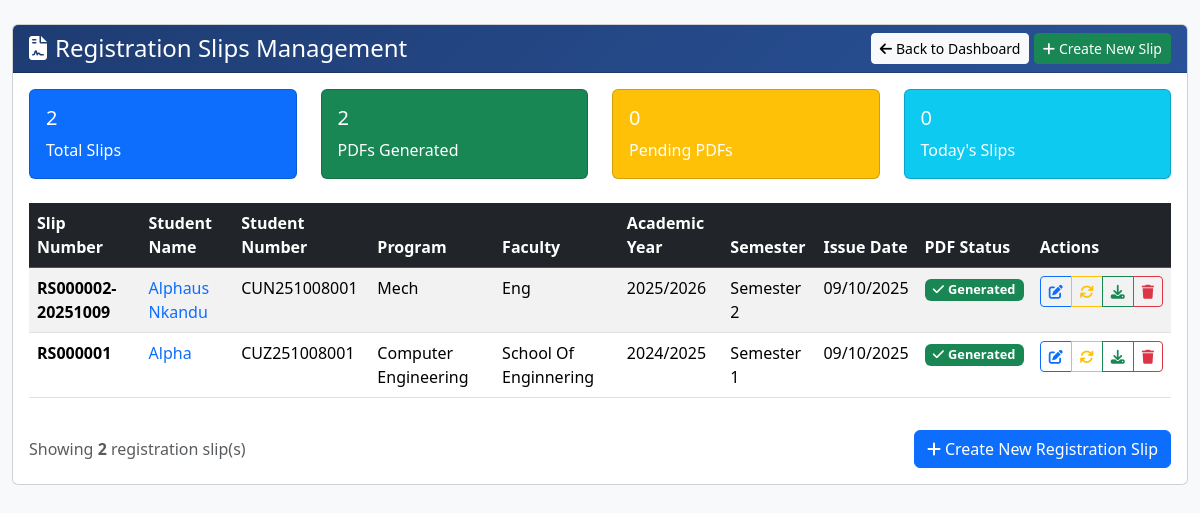
The page /admin/view_registration_slips (signed in) on the database as committed earlier.
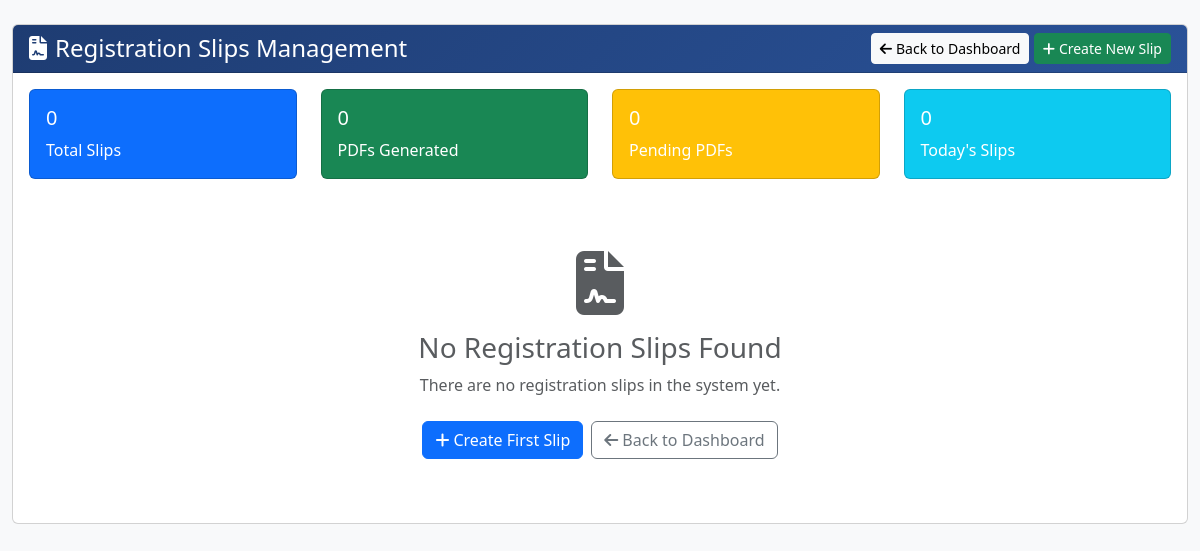
The same page on the database as committed later.
### app/models.py (models this page shows, shortened)
class RegistrationSlip(db.Model):
    __tablename__ = "registration_slip"
    id = db.Column(db.Integer, primary_key=True)
    slip_number = db.Column(db.String(50), unique=True, nullable=False)
    student_id = db.Column(db.Integer, db.ForeignKey('student.id'), nullable=False)
    issue_date = db.Column(db.DateTime, nullable=False, default=lambda: datetime.now(timezone.utc))
    pdf_filename = db.Column(db.String(255), nullable=True)
    created_by = db.Column(db.String(100), nullable=True)
    created_date = db.Column(db.DateTime, default=lambda: datetime.now(timezone.utc))
    academic_year = db.Column(db.String(20), nullable=True)
    semester = db.Column(db.String(20), nullable=True)
    program_name = db.Column(db.String(100), nullable=True)
    faculty_name = db.Column(db.String(100), nullable=True)
    student = db.relationship("Student", back_populates="registration_slips")

class Student(db.Model):
    __tablename__ = "student"
    id = db.Column(db.Integer, primary_key=True)
    student_number = db.Column(db.String(20), unique=True, nullable=False)
    name = db.Column(db.String(100), nullable=False)
    email = db.Column(db.String(120), unique=True, nullable=True)
    phone = db.Column(db.String(20), nullable=True)
    program = db.Column(db.String(50), nullable=True)
    faculty = db.Column(db.String(100), nullable=True)  # NEW: Added faculty field
    intake_year = db.Column(db.Integer, nullable=True)
    year_of_study = db.Column(db.Integer, nullable=True)
    semester = db.Column(db.String(20), nullable=True)  # NEW: Added semester field
    created_at = db.Column(db.DateTime, default=lambda: datetime.now(timezone.utc))
    user = db.relationship("User", back_populates="student_profile", uselist=False, foreign_keys=[User.student_id])
    payments = db.relationship("Payment", back_populates="student", lazy=True, cascade="all, delete-orphan")
    registrations = db.relationship("Registration", back_populates="student", lazy=True, cascade="all, delete-orphan")
    registration_slips = db.relationship("RegistrationSlip", back_populates="student", lazy=True, cascade="all, delete-orphan")

### app/routes/admin_routes.py (the view)
@admin_bp.route('/view_registration_slips')
@admin_required
def view_registration_slips():
    registration_slips = RegistrationSlip.query.order_by(RegistrationSlip.issue_date.desc()).all()
    today = datetime.utcnow().date()
    today_count = len([slip for slip in registration_slips if slip.issue_date.date() == today])
    return render_template('admin/view_registration_slips.html',
                         slips=registration_slips,
                         today_count=today_count)

### app/routes/admin_routes.py (called while the page is built)
def admin_required(f):
    @wraps(f)
    def decorated_function(*args, **kwargs):
        if 'user_id' not in session or session.get('role') != 'admin':
            flash("Please log in as admin to access this page.", "warning")
            return redirect(url_for('admin.admin_login'))
        return f(*args, **kwargs)
    return decorated_function

### app/templates/admin/view_registration_slips.html (shortened to what the changed rows need)
<!DOCTYPE html>
<html lang="en">
<head>
    <link rel="stylesheet" href="https://cdn.jsdelivr.net/npm/bootstrap@5.3.2/dist/css/bootstrap.min.css">
    <link rel="stylesheet" href="https://cdnjs.cloudflare.com/ajax/libs/font-awesome/6.4.0/css/all.min.css">
</head>
<body class="bg-light">
    <div class="container-fluid py-4">
        <div class="row">
            <div class="col-12">
                <div class="card">
                    <div class="card-body">
                        <div class="row mb-4">
                            <div class="col-md-3">
                                <div class="card text-white bg-primary">
                                    <div class="card-body">
                                        <h5 class="card-title">{{ slips|length }}</h5>
                                        <p class="card-text">Total Slips</p>
                                    </div>
                                </div>
                            </div>
                            <div class="col-md-3">
                                <div class="card text-white bg-success">
                                    <div class="card-body">
                                        <h5 class="card-title">{{ slips|selectattr('pdf_filename')|list|length }}</h5>
                                        <p class="card-text">PDFs Generated</p>
                                    </div>
                                </div>
                            </div>
                        </div>
                        {% if slips %}
                        <div class="table-responsive">
                            <table class="table table-striped table-hover">
                                <thead class="table-dark">
                                    <tr>
                                        <th>Slip Number</th>
                                        <th>Student Name</th>
                                        <th>Student Number</th>
                                        <th>Program</th>
                                        <th>Faculty</th>
                                        <th>Academic Year</th>
                                        <th>Semester</th>
                                        <th>Issue Date</th>
                                        <th>PDF Status</th>
                                        <th>Actions</th>
                                    </tr>
                                </thead>
                                <tbody>
                                    {% for slip in slips %}
                                    <tr>
                                        <td>
                                            <strong>{{ slip.slip_number }}</strong>
                                        </td>
                                        <td>
                                            <a href="{{ url_for('admin.view_student_details', student_id=slip.student.id) }}"
                                               class="text-decoration-none">
                                                {{ slip.student.name }}
                                            </a>
                                        </td>
                                        <td>{{ slip.student.student_number }}</td>
                                        <td>{{ slip.program_name or '<span class="text-muted">Not set</span>'|safe }}</td>
                                        <td>{{ slip.faculty_name or '<span class="text-muted">Not set</span>'|safe }}</td>
                                        <td>{{ slip.academic_year or '2024/2025' }}</td>
                                        <td>{{ slip.semester or 'Semester 1' }}</td>
                                        <td>{{ slip.issue_date.strftime('%d/%m/%Y') }}</td>
                                        <td>
                                            {% if slip.pdf_filename %}
                                                <span class="badge bg-success status-badge">
                                                    <i class="fas fa-check me-1"></i>Generated
                                                </span>
                                            {% else %}
                                                <span class="badge bg-warning status-badge">
                                                    <i class="fas fa-clock me-1"></i>Pending
                                                </span>
                                            {% endif %}
                                        </td>
                                        <td class="table-actions">
                                            <div class="btn-group btn-group-sm">
                                                <a href="{{ url_for('admin.edit_registration_slip', slip_id=slip.id) }}"
                                                   class="btn btn-outline-primary"
                                                   title="Edit Slip">
                                                    <i class="fas fa-edit"></i>
                                                </a>
                                                <a href="{{ url_for('admin.regenerate_slip_pdf', slip_id=slip.id) }}"
                                                   class="btn btn-outline-warning"
                                                   title="Regenerate PDF">
                                                    <i class="fas fa-sync"></i>
                                                </a>
                                                {% if slip.pdf_filename %}
                                                <a href="{{ url_for('admin.serve_registration_slip', filename=slip.pdf_filename) }}"
                                                   class="btn btn-outline-success"
                                                   target="_blank"
                                                   title="Download PDF">
                                                    <i class="fas fa-download"></i>
                                                </a>
                                                {% else %}
                                                <button class="btn btn-outline-secondary" disabled title="No PDF available">
                                                    <i class="fas fa-download"></i>
                                                </button>
                                                {% endif %}
                                                <a href="{{ url_for('admin.delete_registration_slip', slip_id=slip.id) }}"
                                                   class="btn btn-outline-danger"
                                                   onclick="return confirm('Are you sure you want to delete this registration slip? This action cannot be undone.')"
                                                   title="Delete Slip">
                                                    <i class="fas fa-trash"></i>
                                                </a>
                                            </div>
                                        </td>
                                    </tr>
                                    {% endfor %}
                                </tbody>
                            </table>
                        </div>
                        <div class="d-flex justify-content-between align-items-center mt-3">
                            <div class="text-muted">
                                Showing <strong>{{ slips|length }}</strong> registration slip(s)
                            </div>
                            <div>
                                <a href="{{ url_for('admin.create_registration_slip_form') }}" class="btn btn-primary">
                                    <i class="fas fa-plus me-1"></i>Create New Registration Slip
                                </a>
                            </div>
                        </div>
                        {% else %}
                        <div class="text-center py-5">
                            <i class="fas fa-file-contract fa-4x text-muted mb-3"></i>
                            <h3 class="text-muted">No Registration Slips Found</h3>
                            <p class="text-muted mb-4">
                                There are no registration slips in the system yet.
                            </p>
                            <div class="d-flex justify-content-center gap-2">
                                <a href="{{ url_for('admin.create_registration_slip_form') }}" class="btn btn-primary">
                                    <i class="fas fa-plus me-1"></i>Create First Slip
                                </a>
                                <a href="{{ url_for('admin.dashboard') }}" class="btn btn-outline-secondary">
                                    <i class="fas fa-arrow-left me-1"></i>Back to Dashboard
                                </a>
                            </div>
                        </div>
                        {% endif %}
                    </div>
                </div>
            </div>
        </div>
    </div>
</body>
</html>

Rows that differ between the two databases and show on the page:
removed RegistrationSlip: slip_number "RS000002-20251009", student.name "Alphaus Nkandu", student.student_number "CUN251008001", program_name "Mech", faculty_name "Eng", academic_year "2025/2026", semester "Semester 2", issue_date "09/10/2025", shows "Generated"
removed RegistrationSlip: slip_number "RS000001", student.name "Alpha", student.student_number "CUZ251008001", program_name "Computer Engineering", faculty_name "School Of Enginnering", academic_year "2024/2025", semester "Semester 1", issue_date "09/10/2025", shows "Generated"
Other text that changed with them:
{{ slips|length }}: "2" → "0"
{{ slips|selectattr('pdf_filename')|list|length }}: "2" → "0"
{{ slips|length }}: "2" → (not shown)
text no longer shown: "Slip Number Student Name Student Number Program Faculty Academic Year Semester Issue Date PDF Status Actions Showing registration slip(s) Create New Registration Slip"
text now shown: "No Registration Slips Found There are no registration slips in the system yet. Create First Slip Back to Dashboard"
